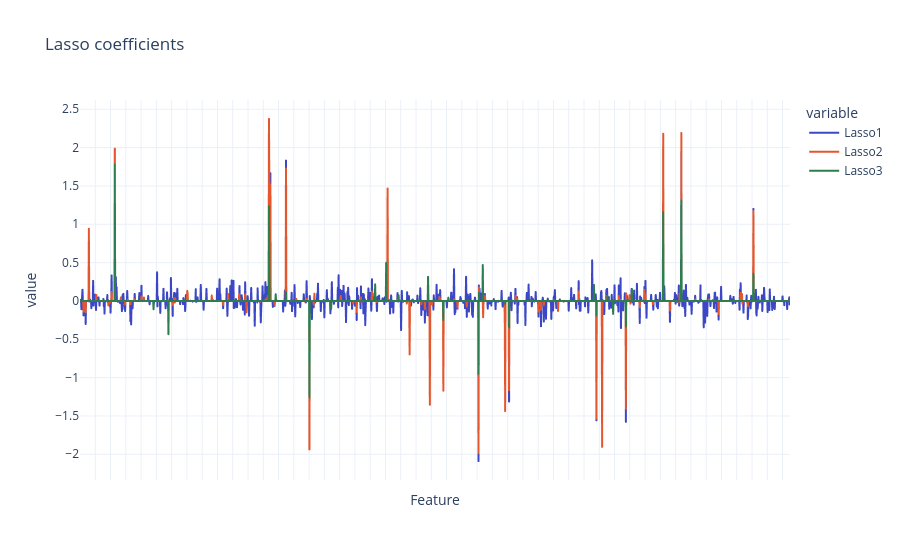

Notebook cell for this chart:
### Markdown cell above
13. Plot the coefficients of the three Lasso models in the same figure. What do you notice?

### Code cell
coefficients_lasso = pd.DataFrame({
    "Feature": X.columns,
    "Lasso1": lasso1.coef_,
    "Lasso2": lasso2.coef_,
    "Lasso3": lasso3.coef_,
})
fig = px.line(coefficients_lasso, x="Feature", y=["Lasso1", "Lasso2", "Lasso3"], title="Lasso coefficients")
fig.update_xaxes(showticklabels=False)
fig.show()

### Figure 1 — Plotly figure (JSON) as saved in the notebook; plotly's stock layout.template omitted (floating-point values rounded to 4 significant figures; data arrays with more than 128 entries replaced by an {"elided": "..."} marker saying what was removed)
{"data": [{"hovertemplate": "variable=Lasso1<br>Feature=%{x}<br>value=%{y}<extra></extra>", "legendgroup": "Lasso1", "line": {"color": "#3B47C4", "dash": "solid"}, "marker": {"symbol": "circle"}, "mode": "lines", "name": "Lasso1", "showlegend": true, "type": "scattergl", "x": {"elided": "2000 str values"}, "xaxis": "x", "y": {"elided": "2000 float values"}, "yaxis": "y"}, {"hovertemplate": "variable=Lasso2<br>Feature=%{x}<br>value=%{y}<extra></extra>", "legendgroup": "Lasso2", "line": {"color": "#E4572E", "dash": "solid"}, "marker": {"symbol": "circle"}, "mode": "lines", "name": "Lasso2", "showlegend": true, "type": "scattergl", "x": {"elided": "2000 str values"}, "xaxis": "x", "y": {"elided": "2000 float values"}, "yaxis": "y"}, {"hovertemplate": "variable=Lasso3<br>Feature=%{x}<br>value=%{y}<extra></extra>", "legendgroup": "Lasso3", "line": {"color": "#2E7D4F", "dash": "solid"}, "marker": {"symbol": "circle"}, "mode": "lines", "name": "Lasso3", "showlegend": true, "type": "scattergl", "x": {"elided": "2000 str values"}, "xaxis": "x", "y": {"elided": "2000 float values"}, "yaxis": "y"}], "layout": {"legend": {"title": {"text": "variable"}, "tracegroupgap": 0}, "title": {"text": "Lasso coefficients"}, "xaxis": {"anchor": "y", "domain": [0.0, 1.0], "showticklabels": false, "title": {"text": "Feature"}}, "yaxis": {"anchor": "x", "domain": [0.0, 1.0], "title": {"text": "value"}}}}
